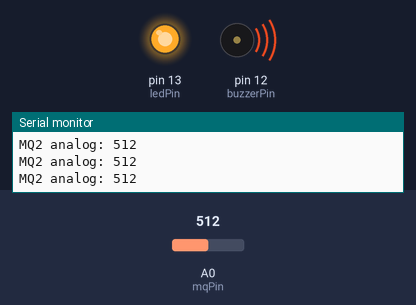
The sketch below on a simulated Arduino Uno, built with avr-gcc and run on an emulated ATmega328P. On the bench: output pins drawn as LEDs (lit = HIGH), buzzer (waves = sounding), the last lines printed to the serial monitor. The inputs (shaded band) are chosen by the test bench; at power-on: A0 (mqPin) = 512.

Above: at 1.8 s.
1.9 s: A0 (mqPin) set to 357
3.4 s: A0 (mqPin) set to 340
At 4.4 s:
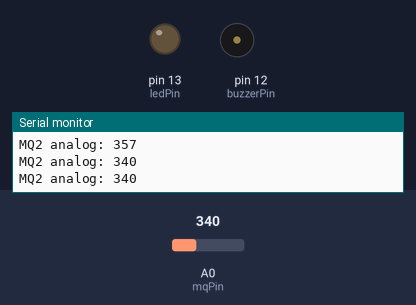
5.0 s: A0 (mqPin) set to 360
At 5.6 s:
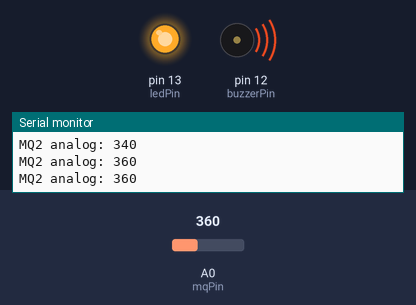
6.5 s: A0 (mqPin) set to 306
At 7.9 s:
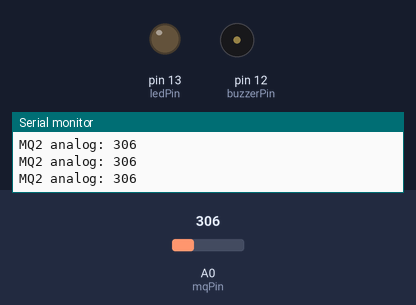
Timing chart, 0 to 9.0 s (numbered marks = the images above; inputs shaded):
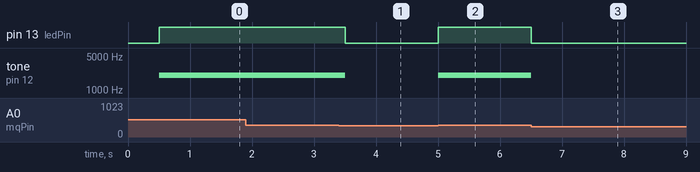

The sketch:

smart_irrigation_system.ino
```cpp
// MQ2 basic LPG alarm using analog output
const int mqPin = A0;       // MQ-2 analog output
const int ledPin = 13;      // LED pin
const int buzzerPin = 12;   // Buzzer pin
const int readInterval = 500; // ms between reads

// Start with a sensible default threshold; adjust after checking Serial Monitor
int alarmThreshold = 350;   // 0-1023, higher = more gas (tweak this)

unsigned long lastRead = 0;

void setup() {
  Serial.begin(9600);
  pinMode(ledPin, OUTPUT);
  pinMode(buzzerPin, OUTPUT);
  digitalWrite(ledPin, LOW);
  digitalWrite(buzzerPin, LOW);
  Serial.println("MQ-2 LPG Alarm - serial monitor to calibrate threshold");
}

void loop() {
  if (millis() - lastRead < readInterval) return;
  lastRead = millis();

  int raw = analogRead(mqPin); // 0 - 1023
  Serial.print("MQ2 analog: ");
  Serial.println(raw);

  if (raw >= alarmThreshold) {
    // alarm state
    digitalWrite(ledPin, HIGH);
    tone(buzzerPin, 2000); // uses tone for audible alert (works for active or passive buzzer)
  } else {
    digitalWrite(ledPin, LOW);
    noTone(buzzerPin);
  }
}
```

Measured:
- the behaviour switches between 350 and 349 on A0 (mqPin) (found by bisection; images 0 and 1)
- after the input at 3.4 s, pin 13 (ledPin): HIGH → LOW after 0.10 s; tone on pin 12 (buzzerPin): 2000 Hz → silent after 0.10 s
- after the input at 5.0 s, pin 13 (ledPin): LOW → HIGH at once; tone on pin 12 (buzzerPin): silent → 2000 Hz at once
- after the input at 6.5 s, pin 13 (ledPin): HIGH → LOW at once; tone on pin 12 (buzzerPin): 2000 Hz → silent at once
